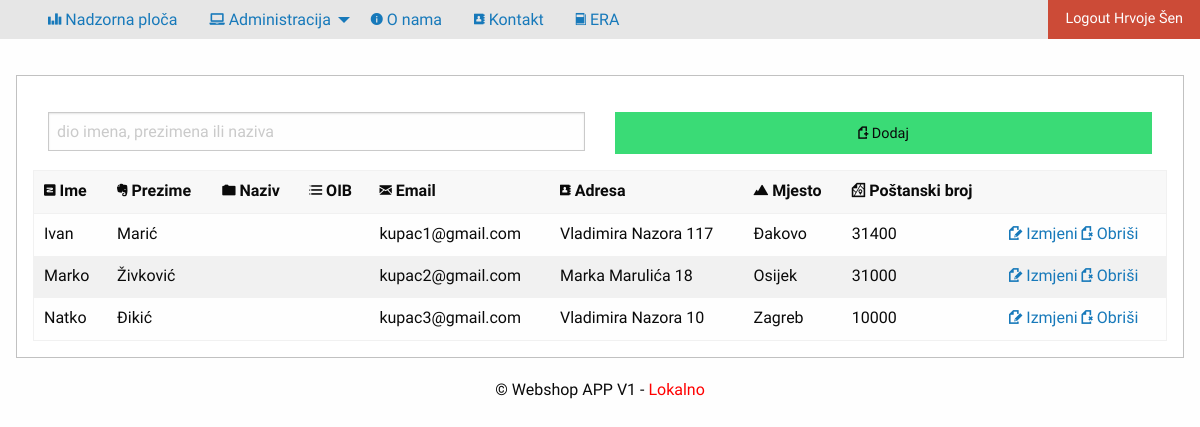
Page /privatno/kupci/index.php (signed in) on the committed database.
### tables this page shows
create table kupac(
sifra			int (6) not null primary key auto_increment,
ime				varchar (50) not null,
prezime			varchar (50) not null,
naziv			varchar (100),
oib				char (11),
email			varchar (100) not null,
lozinka			char (32) not null,
adresa			varchar (255) not null,
mjesto			varchar (255) not null,
postanskiBroj	int (5) not null,
uloga			varchar(50) not null default 'kupac'
);

### privatno/kupci/index.php (the view, shortened to what this page needs)
<?php include_once '../../konfiguracija.php';  provjeraLogin(); ?>
<?php
$uvjet = isset($_GET["uvjet"]) ? $_GET["uvjet"] : "";
?>
<!doctype html>
<html class="no-js" lang="en" dir="ltr">
	<head>
		<?php include_once '../../predlosci/zaglavlje.php'; ?>
	</head>
	<body>
		<?php include_once '../../predlosci/izbornik.php'; ?>
		<div class="row">
			<div class="callout">
				<div class="row">
					<div class="grid-x grid-padding-x">
						<div class="large-auto cell">
							<form method="GET">
								<input type="text" placeholder="dio imena, prezimena ili naziva" name="uvjet"
								value="<?php echo $uvjet; ?>"/>
							</form>
						</div>
						<div class="large-auto cell">
							<a href="unos.php" class="success button expanded"><i title="Dodaj" class="step fi-page-add size-48"></i> Dodaj</a>
						</div>
					</div>
				</div>
					<table>
						<thead>
							<tr>
								<th><i title="Ime" class="step fi-social-zurb size-48"></i> Ime</th>
								<th><i title="Prezime" class="step fi-social-evernote size-48"></i> Prezime</th>
								<th><i title="Naziv" class="step fi-folder size-48"></i> Naziv</th>
								<th><i title="OIB" class="step fi-list-number size-48"></i> OIB</th>
								<th><i title="Email" class="step fi-mail size-48"></i> Email</th>
								<th><i title="Adresa" class="step fi-address-book size-48"></i> Adresa</th>
								<th><i title="Mjesto" class="step fi-mountains size-48"></i> Mjesto</th>
								<th><i title="Poštanski broj" class="step fi-map size-48"></i> Poštanski broj</th>
								<th></th>
							</tr>
						</thead>
						<tbody>
							<?php
							$izraz = $veza->prepare("select * from kupac
							where concat(ime, prezime, naziv) like :uvjet");
							$uvjet="%" . $uvjet . "%";
							$izraz->execute(array("uvjet"=>$uvjet));
							$rezultati = $izraz->fetchAll(PDO::FETCH_OBJ);
							foreach ($rezultati as $red) :
							?>
							<tr>
								<td><?php echo $red->ime; ?></td>
								<td><?php echo $red->prezime; ?></td>
								<td><?php echo $red->naziv; ?></td>
								<td><?php echo $red->oib; ?></td>
								<td><?php echo $red->email; ?></td>
								<td><?php echo $red->adresa; ?></td>
								<td><?php echo $red->mjesto; ?></td>
								<td><?php echo $red->postanskiBroj; ?></td>
								<td>
									<a href="promjena.php?sifra=<?php echo $red->sifra;
									if(isset($_GET["uvjet"])){
										echo "&uvjet=" . $_GET["uvjet"];
									}?>"><i title="Promjena" class="step fi-page-edit size-48"></i> Izmjeni</a>
									<a href="brisanje.php?sifra=<?php echo $red->sifra;
										if(isset($_GET["uvjet"])){
										echo "&uvjet=" . $_GET["uvjet"];
									}?>"><i title="Obriši" class="step fi-page-delete size-48"></i> Obriši</a>
								</td>
							</tr>
							<?php endforeach; ?>
						</tbody>
					</table>
				</div>
			</div>
		<?php	include_once '../../predlosci/podnozje.php'; ?>
	</body>
</html>

### css/app.css (style rules this page uses)
body { font-family: 'Source Sans Pro', sans-serif; }
.row { max-width: 100%; padding-top: 20px; }

### rows in the picture
kupac: ime "Ivan", prezime "Marić", email "kupac1@gmail.com", adresa "Vladimira Nazora 117", mjesto "Đakovo", postanskiBroj "31400"
kupac: ime "Marko", prezime "Živković", email "kupac2@gmail.com", adresa "Marka Marulića 18", mjesto "Osijek", postanskiBroj "31000"
kupac: ime "Natko", prezime "Đikić", email "kupac3@gmail.com", adresa "Vladimira Nazora 10", mjesto "Zagreb", postanskiBroj "10000"

### other values in the picture
$_SESSION["logiran"]->ime "Hrvoje"
$_SESSION["logiran"]->prezime "Šen"
$naslovAplikacije "Webshop APP V1"
